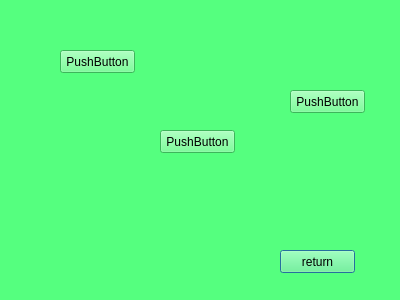
<?xml version="1.0" encoding="UTF-8"?>
<ui version="4.0">
 <class>Dialog</class>
 <widget class="QDialog" name="Dialog">
  <property name="geometry">
   <rect>
    <x>0</x>
    <y>0</y>
    <width>400</width>
    <height>300</height>
   </rect>
  </property>
  <property name="windowTitle">
   <string>Dialog</string>
  </property>
  <property name="styleSheet">
   <string notr="true">background-color: rgb(85, 255, 127);</string>
  </property>
  <widget class="QPushButton" name="pushButton_return">
   <property name="geometry">
    <rect>
     <x>280</x>
     <y>250</y>
     <width>75</width>
     <height>23</height>
    </rect>
   </property>
   <property name="text">
    <string>return</string>
   </property>
  </widget>
  <widget class="QPushButton" name="pushButton">
   <property name="geometry">
    <rect>
     <x>60</x>
     <y>50</y>
     <width>75</width>
     <height>23</height>
    </rect>
   </property>
   <property name="text">
    <string>PushButton</string>
   </property>
  </widget>
  <widget class="QPushButton" name="pushButton_2">
   <property name="geometry">
    <rect>
     <x>160</x>
     <y>130</y>
     <width>75</width>
     <height>23</height>
    </rect>
   </property>
   <property name="text">
    <string>PushButton</string>
   </property>
  </widget>
  <widget class="QPushButton" name="pushButton_3">
   <property name="geometry">
    <rect>
     <x>290</x>
     <y>90</y>
     <width>75</width>
     <height>23</height>
    </rect>
   </property>
   <property name="text">
    <string>PushButton</string>
   </property>
  </widget>
 </widget>
 <resources/>
 <connections/>
</ui>
